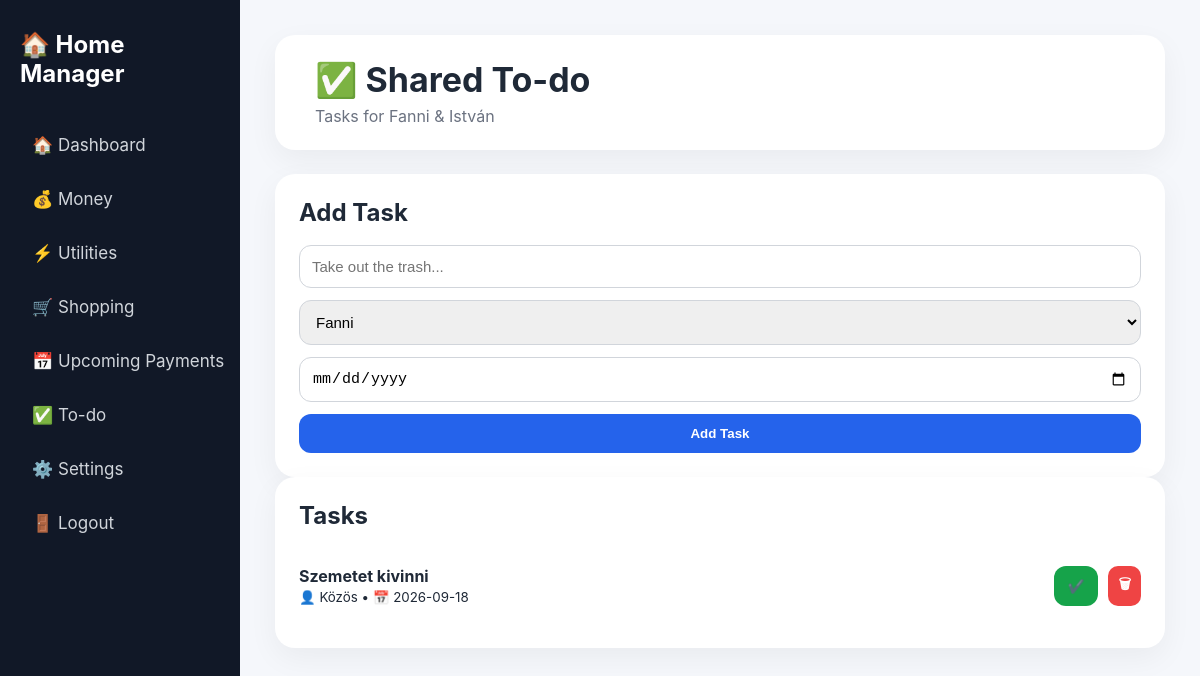
Page /todo (signed in) on the committed database.
### models.py (models this page shows)
class Todo(Base):
    __tablename__ = "todos"
    id = Column(Integer, primary_key=True, index=True)
    task = Column(String, nullable=False)
    assigned_to = Column(String, default="Shared")
    due_date = Column(Date, nullable=True)
    completed = Column(Boolean, default=False)
    created_at = Column(Date, default=date.today)

### main.py (the view)
@app.get("/todo", response_class=HTMLResponse)
async def todo_page(request: Request):
    username = get_current_user(request)
    if not username:
        return RedirectResponse("/login", status_code=303)
    db = SessionLocal()
    todos = db.query(models.Todo).order_by(
        models.Todo.completed,
        models.Todo.due_date
    ).all()
    response = templates.TemplateResponse(
        request=request,
        name="todo.html",
        context={
            "todos": todos
        }
    )
    db.close()
    return response

### templates/todo.html (shortened to what this page needs)
{% extends "base.html" %}
{% block content %}
<header>
    <h1>✅ Shared To-do</h1>
    <p>Tasks for Fanni & István</p>
</header>
<main>
<section class="card">
<h2>Add Task</h2>
<form action="/todo/add" method="post">
<input
type="text"
name="task"
placeholder="Take out the trash..."
required>
<select name="assigned_to">
<option>Fanni</option>
</select>
<input type="date" name="due_date">
<button>Add Task</button>
</form>
</section>
<section class="card">
<h2>Tasks</h2>
{% if todos %}
{% for todo in todos %}
<div class="todo-row {% if todo.completed %}completed-task{% endif %}">
<div>
<strong>{{ todo.task }}</strong><br>
<small>
👤 {{ todo.assigned_to }}
{% if todo.due_date %}
• 📅 {{ todo.due_date }}
{% endif %}
</small>
</div>
<div class="todo-actions">
<form action="/todo/toggle/{{ todo.id }}" method="post">
<button class="check-btn">
{% if todo.completed %}
↩️
{% else %}
✔️
{% endif %}
</button>
</form>
<form action="/todo/delete/{{ todo.id }}" method="post">
<button class="delete-btn">🗑</button>
</form>
</div>
</div>
{% endfor %}
{% else %}
<p>No tasks yet.</p>
{% endif %}
</section>
</main>
{% endblock %}

### static/style.css (style rules this page uses)
* { margin:0; padding:0; box-sizing:border-box; }
body { font-family:Inter,Segoe UI,sans-serif; background:#f5f7fb; color:#1f2937; }
header { background:white; padding:24px 40px; border-radius:20px; margin-bottom:24px; box-shadow:0 10px 30px rgba(0,0,0,.05); }
header h1 { font-size:34px; }
header p { color:#6b7280; margin-top:6px; }
main { max-width:1200px; margin:auto; }
.card { background:white; border-radius:20px; padding:24px; box-shadow:0 10px 30px rgba(0,0,0,.05); }
.card h2 { margin-bottom:18px; }
form { display:grid; gap:12px; }
input,select { width:100%; padding:12px; border:1px solid #d1d5db; border-radius:12px; font-size:15px; }
button { border:none; border-radius:12px; padding:12px; background:#2563eb; color:white; cursor:pointer; transition:.2s; font-weight:600; }
.delete-btn { background:#ef4444; padding:8px 10px; border:none; border-radius:10px; color:white; cursor:pointer; font-size:14px; transition:.2s; }
.todo-row { display:flex; justify-content:space-between; align-items:center; padding:18px 0; border-bottom:1px solid #eef2f7; }
.todo-row:last-child { border-bottom:none; }
.todo-actions { display:flex; gap:10px; }
.check-btn { background:#16a34a; padding:10px 14px; }

### rows in the picture
Todo: task "Szemetet kivinni", assigned_to "Közös", due_date "2026-09-18"
